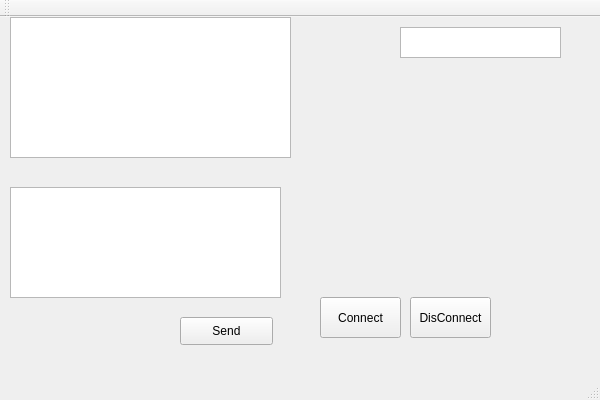
<?xml version="1.0" encoding="UTF-8"?>
<ui version="4.0">
 <class>SiTCWClass</class>
 <widget class="QMainWindow" name="SiTCWClass">
  <property name="geometry">
   <rect>
    <x>0</x>
    <y>0</y>
    <width>600</width>
    <height>400</height>
   </rect>
  </property>
  <property name="windowTitle">
   <string>SiTCW</string>
  </property>
  <widget class="QWidget" name="centralWidget">
   <widget class="QTextBrowser" name="textBrowser">
    <property name="geometry">
     <rect>
      <x>10</x>
      <y>0</y>
      <width>281</width>
      <height>141</height>
     </rect>
    </property>
    <property name="lineWrapColumnOrWidth">
     <number>1</number>
    </property>
   </widget>
   <widget class="QPushButton" name="btnConnect">
    <property name="geometry">
     <rect>
      <x>320</x>
      <y>280</y>
      <width>81</width>
      <height>41</height>
     </rect>
    </property>
    <property name="text">
     <string>Connect</string>
    </property>
   </widget>
   <widget class="QTextEdit" name="tePortName">
    <property name="geometry">
     <rect>
      <x>400</x>
      <y>10</y>
      <width>161</width>
      <height>31</height>
     </rect>
    </property>
   </widget>
   <widget class="QPushButton" name="btnDisconnect">
    <property name="geometry">
     <rect>
      <x>410</x>
      <y>280</y>
      <width>81</width>
      <height>41</height>
     </rect>
    </property>
    <property name="text">
     <string>DisConnect</string>
    </property>
   </widget>
   <widget class="QPushButton" name="btnSend">
    <property name="geometry">
     <rect>
      <x>180</x>
      <y>300</y>
      <width>93</width>
      <height>28</height>
     </rect>
    </property>
    <property name="text">
     <string>Send</string>
    </property>
   </widget>
   <widget class="QTextEdit" name="teMess">
    <property name="geometry">
     <rect>
      <x>10</x>
      <y>170</y>
      <width>271</width>
      <height>111</height>
     </rect>
    </property>
   </widget>
  </widget>
  <widget class="QMenuBar" name="menuBar">
   <property name="geometry">
    <rect>
     <x>0</x>
     <y>0</y>
     <width>600</width>
     <height>26</height>
    </rect>
   </property>
  </widget>
  <widget class="QToolBar" name="mainToolBar">
   <attribute name="toolBarArea">
    <enum>TopToolBarArea</enum>
   </attribute>
   <attribute name="toolBarBreak">
    <bool>false</bool>
   </attribute>
  </widget>
  <widget class="QStatusBar" name="statusBar"/>
 </widget>
 <layoutdefault spacing="6" margin="11"/>
 <resources>
  <include location="sitcw.qrc"/>
 </resources>
 <connections/>
</ui>
